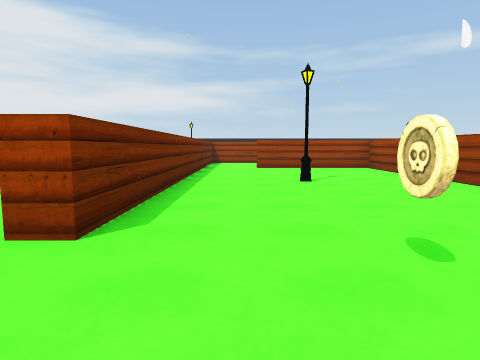
view 1 (above)

16 first-person views from a walk through a 3-D level made in the Unity game engine. The camera is 1.3 m above the floor, tilts 6° down and sees 75° across. The floor is counted in squares, 2 m on a side. Each view is taken from the middle of a square. On the plan, view 1 faces up. The plan holds only what a view shows up to about 10 squares ahead; the rest is blank. Some animated figures are not drawn.

view 2
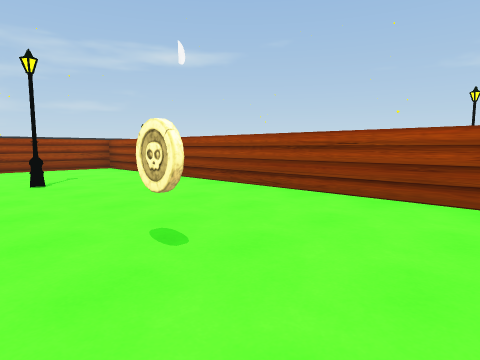

view 3
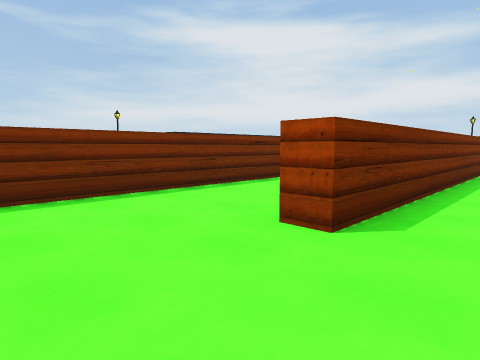

view 4
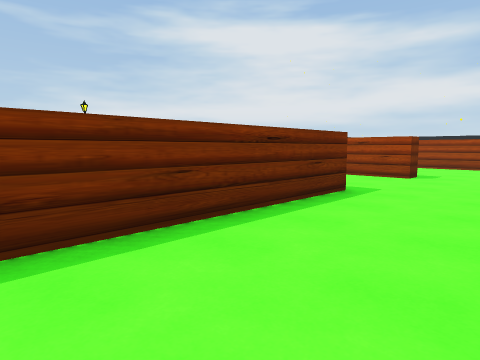

view 5
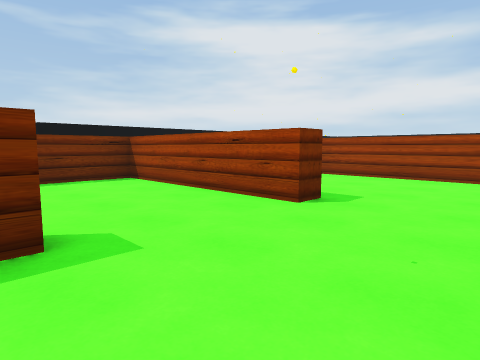

view 6
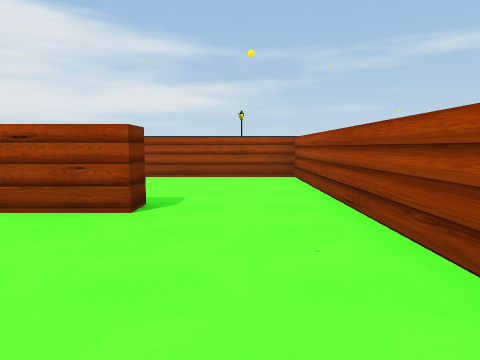

view 7
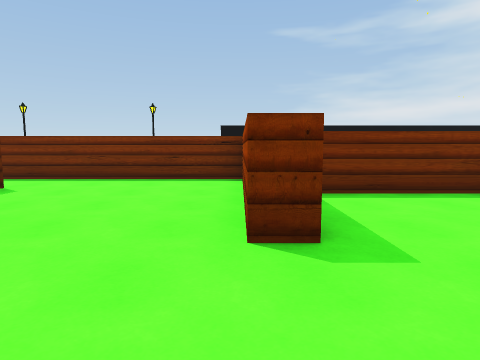

view 8
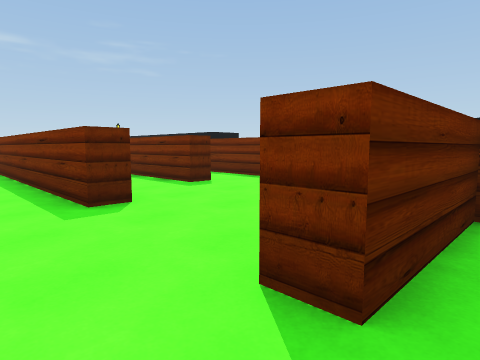

view 9
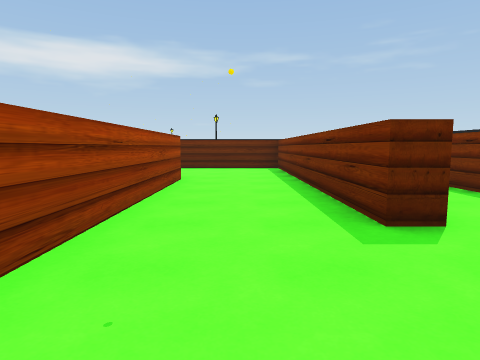

view 10
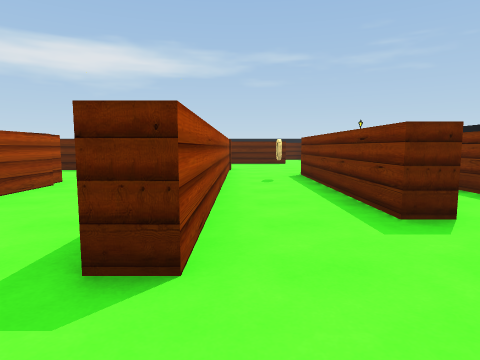

view 11
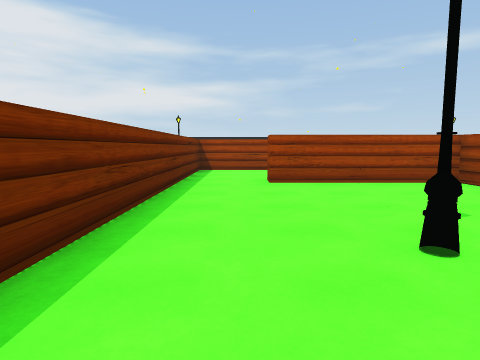

view 12
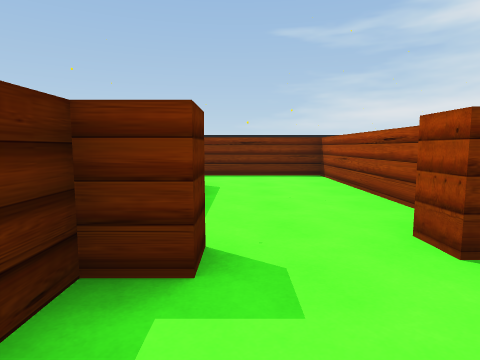

view 13
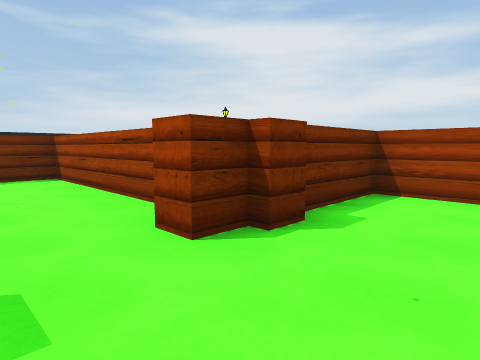

view 14
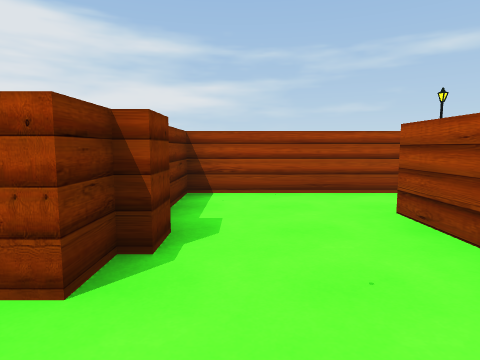

view 15
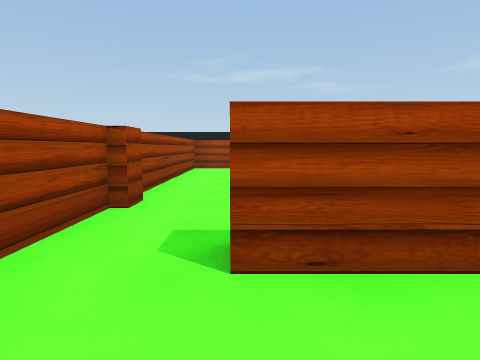

view 16
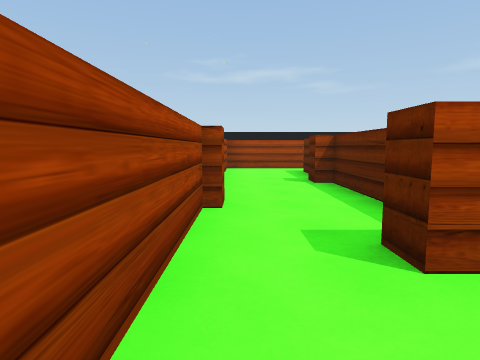

### Floor plan
Points are (right, up) in squares from view 1. A wall is a line through its corners. A room is listed if a view was taken in it or the views show most of it. See-through windows are left out.
Room 1 (views 1, 2, 3, 4, 11)
walls: (4, 0.5) (4, 5.9); (4, 7.9) (4, 9.7) (0.5, 9.7); (-4.2, 2.6) (-4.2, -0.8) (0.1, -0.8); (-1.1, 9.5) (-1.1, 2.1) (-1.8, 2.1)
ways out: opening at (-2.5, 2) to room 2; opening at (0, 10) to room 3
objects: coin (1, 2); lantern (1, 6)
Room 2 (views 5, 6, 7, 8, 9, 10)
walls: (-7, 5.2) (-6.3, 5.2) (-6.3, 0.5); (-1.8, 2.6) (-1.8, 12.9) (-6.1, 12.9); (-6.3, 12.4) (-6.3, 9.6) (-4.2, 9.6) (-4.2, 9.1) (-8.3, 9.1) (-8.3, 3.2); (-4.7, -0.4) (-4.7, 6.5) (-4.2, 6.5) (-4.2, 2.6)
ways out: opening at (-2.5, 2) to room 1; opening at (-5.5, -0.5)
objects: other object (-6, 2)
Room 3 (views 12, 13, 14)
walls: (4, 10.8) (4.5, 10.8) (4.5, 10.2) (5.1, 10.2); (4.3, 12.3) (3.8, 12.3); (2.8, 12.9) (-1.1, 12.9) (-1.1, 9.5)
ways out: opening at (0, 10) to room 1; opening at (5.5, 13.5) to room 4
Room 4 (views 15, 16)
walls: (8.6, 13.3) (10.7, 13.3) (10.7, 13.6) (11.2, 13.6); (8.9, 15.2) (8.2, 15.2); (8.4, 15.4) (4.3, 15.4) (4.3, 13.6); (6.6, 12.8) (6.6, 14) (7.1, 14); (12.6, 13.3) (13.4, 13.3); (4.5, 13.4) (4.5, 12.8); (4.3, 12.9) (4.3, 12.3); (14.6, 13) (14.6, 15.4) (9.4, 15.4)
ways out: opening at (5.5, 13.5) to room 3; opening at (14, 13)

Positions as (right, up) in squares from view 1, and headings:
1: (0, 0), facing up
2: (0, 0), facing up-right
3: (0, 0), facing up-left
4: (-2, 2), facing up-left
5: (-2, 6), facing up-left
6: (-3, 6), facing up
7: (-2, 9), facing left
8: (-3, 10), facing down-left
9: (-3, 9), facing down
10: (-5, 8), facing down
11: (0, 4), facing up
12: (6, 11), facing left
13: (6, 11), facing up-left
14: (5, 11), facing up
15: (5, 14), facing right
16: (5, 15), facing right
